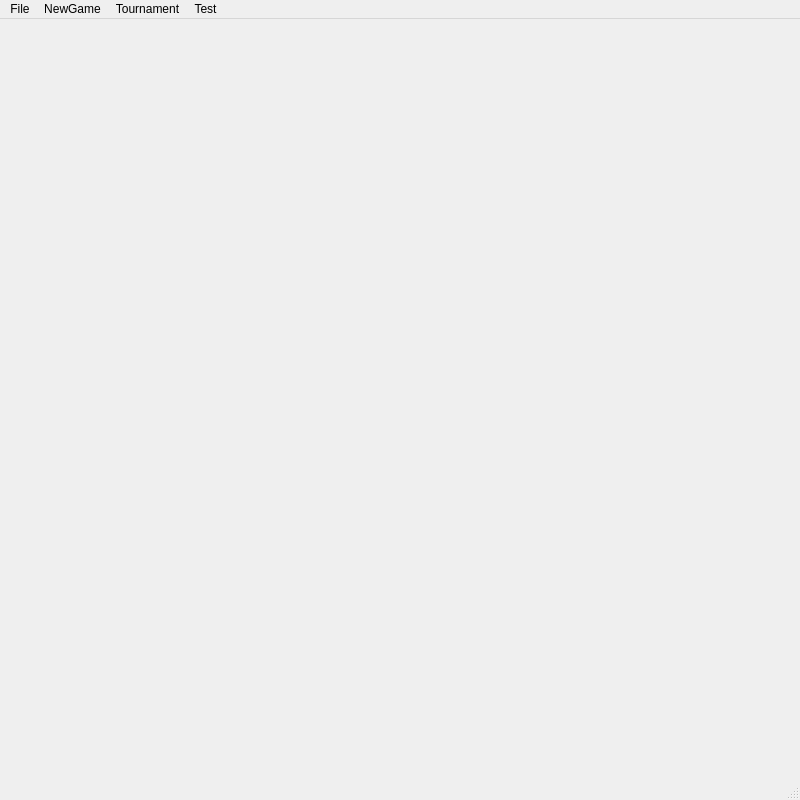
<?xml version="1.0" encoding="UTF-8"?>
<ui version="4.0">
 <class>MainWindow</class>
 <widget class="QMainWindow" name="MainWindow">
  <property name="geometry">
   <rect>
    <x>0</x>
    <y>0</y>
    <width>800</width>
    <height>800</height>
   </rect>
  </property>
  <property name="windowTitle">
   <string>MainWindow</string>
  </property>
  <widget class="QWidget" name="centralwidget">
   <layout class="QGridLayout" name="gridLayout">
    <item row="0" column="0">
     <widget class="minimaxgame::Board" name="widget" native="true">
      <property name="enabled">
       <bool>true</bool>
      </property>
      <property name="sizePolicy">
       <sizepolicy hsizetype="Preferred" vsizetype="Preferred">
        <horstretch>0</horstretch>
        <verstretch>0</verstretch>
       </sizepolicy>
      </property>
      <property name="maximumSize">
       <size>
        <width>700</width>
        <height>700</height>
       </size>
      </property>
      <property name="sizeIncrement">
       <size>
        <width>10</width>
        <height>10</height>
       </size>
      </property>
      <property name="baseSize">
       <size>
        <width>700</width>
        <height>700</height>
       </size>
      </property>
     </widget>
    </item>
   </layout>
  </widget>
  <widget class="QMenuBar" name="menubar">
   <property name="geometry">
    <rect>
     <x>0</x>
     <y>0</y>
     <width>800</width>
     <height>21</height>
    </rect>
   </property>
   <widget class="QMenu" name="menuNewPvP">
    <property name="title">
     <string>NewGame</string>
    </property>
    <addaction name="actionPvP"/>
    <addaction name="actionPvAi_as_Blue"/>
    <addaction name="actionPvAi_as_Red"/>
    <addaction name="actionAvA"/>
   </widget>
   <widget class="QMenu" name="menuFile">
    <property name="title">
     <string>File</string>
    </property>
    <addaction name="actionSaveGame"/>
    <addaction name="actionLoadGame"/>
   </widget>
   <widget class="QMenu" name="menuTest">
    <property name="title">
     <string>Test</string>
    </property>
    <addaction name="actionP1_Occ"/>
    <addaction name="actionP2_Occ"/>
   </widget>
   <widget class="QMenu" name="menuTournament">
    <property name="title">
     <string>Tournament</string>
    </property>
    <addaction name="actionPlayer_as_Blue"/>
    <addaction name="actionPlayer_as_Red"/>
    <addaction name="actionAi_as_Blue"/>
    <addaction name="actionAi_as_Red"/>
   </widget>
   <addaction name="menuFile"/>
   <addaction name="menuNewPvP"/>
   <addaction name="menuTournament"/>
   <addaction name="menuTest"/>
  </widget>
  <widget class="QStatusBar" name="statusbar"/>
  <action name="actionPvP">
   <property name="text">
    <string>PvP</string>
   </property>
  </action>
  <action name="actionSaveGame">
   <property name="text">
    <string>SaveGame</string>
   </property>
  </action>
  <action name="actionLoadGame">
   <property name="text">
    <string>LoadGame</string>
   </property>
  </action>
  <action name="actionP1_Occ">
   <property name="text">
    <string>P1_Occ</string>
   </property>
  </action>
  <action name="actionP2_Occ">
   <property name="text">
    <string>P2_Occ</string>
   </property>
  </action>
  <action name="actionPvAi_as_Blue">
   <property name="text">
    <string>PvAi as Blue</string>
   </property>
  </action>
  <action name="actionPvAi_as_Red">
   <property name="text">
    <string>PvAi as Red</string>
   </property>
  </action>
  <action name="actionAvA">
   <property name="text">
    <string>AvA</string>
   </property>
  </action>
  <action name="actionPlayer_as_Blue">
   <property name="text">
    <string>Player as Blue</string>
   </property>
  </action>
  <action name="actionPlayer_as_Red">
   <property name="text">
    <string>Player as Red</string>
   </property>
  </action>
  <action name="actionAi_as_Blue">
   <property name="text">
    <string>Ai as Blue</string>
   </property>
  </action>
  <action name="actionAi_as_Red">
   <property name="text">
    <string>Ai as Red</string>
   </property>
  </action>
 </widget>
 <customwidgets>
  <customwidget>
   <class>minimaxgame::Board</class>
   <extends>QWidget</extends>
   <header location="global">board.h</header>
   <container>1</container>
  </customwidget>
 </customwidgets>
 <resources/>
 <connections/>
</ui>
